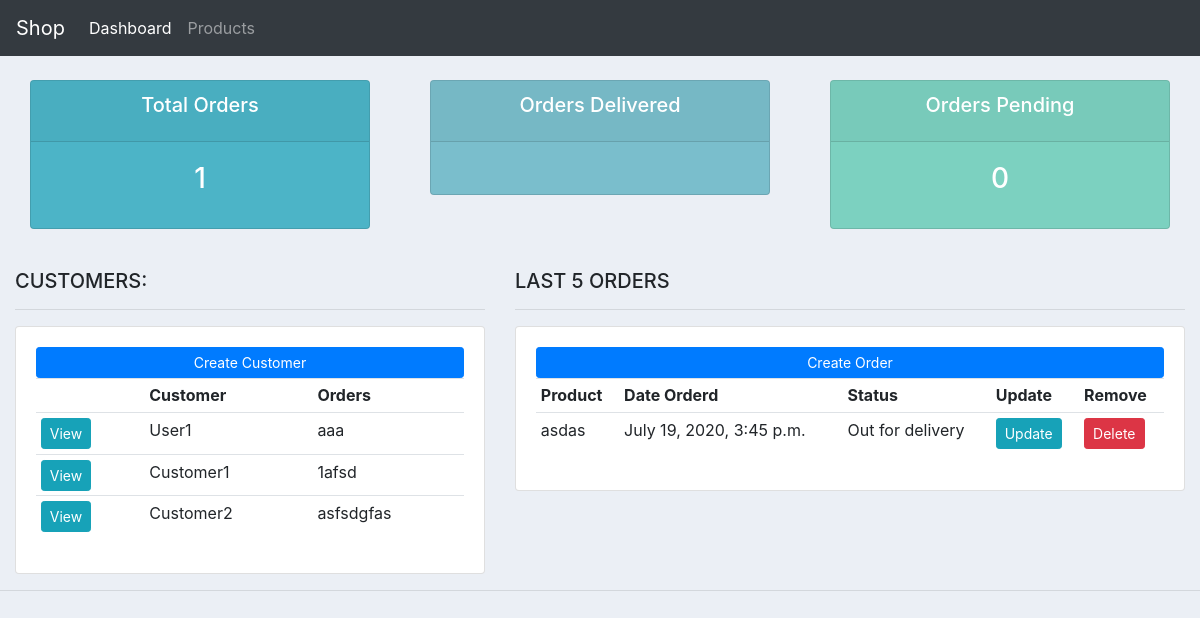
The page / on the database its author committed.
### accounts/models.py (models this page shows, shortened)
class Customer(models.Model):
    name = models.CharField(max_length=30, null=True)
    phone = models.CharField(max_length=15, null=True)
    email = models.CharField(max_length=30, null=True)
    date_created = models.DateTimeField(auto_now_add=True)

class Order(models.Model):
    STATUS = (('Pending', 'Pending'),
              ('Out for delivery', 'Out for delivery'),
              ('Delivered', 'Delivered'))
    customer = models.ForeignKey(Customer, null=True, on_delete=models.SET_NULL)
    product = models.ForeignKey(Product, null=True, on_delete=models.SET_NULL)
    date_created = models.DateTimeField(auto_now_add=True)
    status = models.CharField(max_length=30, null=True, choices=STATUS)

class Product(models.Model):
    CATEGORY = (('Indoor', 'Indoor'), ('Out door', 'Out door'))
    name = models.CharField(max_length=30, null=True)
    price = models.FloatField(null=True)
    category = models.CharField(max_length=30, null=True, choices=CATEGORY)
    description = models.CharField(max_length=30, null=True, blank=True)
    date_created = models.DateTimeField(auto_now_add=True)
    tags = models.ManyToManyField(Tag)
    def __str__(self):
        return self.name

### accounts/views.py (the view)
# urls.py: 2. Add a URL to urlpatterns:  path('', views.home, name='home')
def home(request):
    orders = Order.objects.all()
    customers =Customer.objects.all()
    total_customers = customers.count()
    total_orders = orders.count()
    pending = orders.filter(status='Pending').count()
    delivered = orders.filter(status='Delivered').count()
    return render(request, 'accounts/dashboard.html', {'orders':orders, 'customers':customers, 'total_orders':total_orders, 'deliverd':delivered, 'pending':pending})

### accounts/templates/accounts/dashboard.html
{%  extends 'accounts/main.html' %}
{% block content %}
{%  include 'accounts/status.html' %}
<br>
<div class="row">
	<div class="col-md-5">
		<h5>CUSTOMERS:</h5>
		<hr>
		<div class="card card-body">
			<a class="btn btn-primary  btn-sm btn-block" href="">Create Customer</a>
			<table class="table table-sm">
				<tr>
                    <th></th>
					<th>Customer</th>
					<th>Orders</th>
				</tr>
                {% for customer in customers %}
                    <tr>
                        <td><a class="btn btn-sm btn-info" href="{% url 'customer' customer.id %}">View</a></td>
                        <td>{{ customer.name }}</td>
                        <td>{{ customer.phone }}</td>
                    </tr>
                {% endfor %}
			</table>
		</div>
	</div>
	<div class="col-md-7">
		<h5>LAST 5 ORDERS</h5>
		<hr>
		<div class="card card-body">
			<a class="btn btn-primary  btn-sm btn-block" href="{% url 'create_order' %}">Create Order</a>
			<table class="table table-sm">
				<tr>
					<th>Product</th>
					<th>Date Orderd</th>
					<th>Status</th>
					<th>Update</th>
					<th>Remove</th>
				</tr>
                {% for order in orders %}
                    <tr>
                        <td>{{ order.product }}</td>
                        <td>{{ order.date_created }}</td>
                        <td>{{ order.status }}</td>
                        <td><a class="btn btn-sm btn-info" href="{% url 'update_order' order.id %}">Update</a></td>
                        <td><a class="btn btn-sm btn-danger" href="{% url 'delete_order' order.id %}">Delete</a></td>
                    </tr>
                {% endfor %}
			</table>
		</div>
	</div>
</div>
{% endblock %}

### static/css/main.css (style rules this page uses)
body { background-color: #ebeff5; }

### rows shown on the page
Customer: name "User1", phone "aaa"
Customer: name "Customer1", phone "1afsd"
Customer: name "Customer2", phone "asfsdgfas"
Order: product "asdas", date_created "July 19, 2020, 3:45 p.m.", status "Out for delivery"

### other values the page prints
{{ total_orders }} "1"
{{ pending }} "0"
